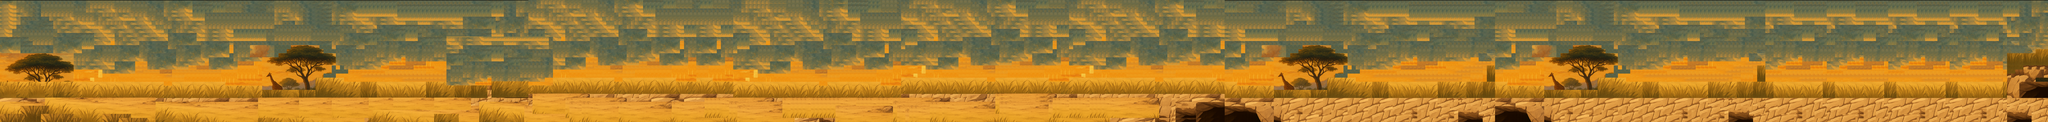

Tiled map render using the project's own tile images. Description and the map definition, with tile-layer contents summarised, below:
An orthogonal 500x30 tile map with 32x32 px tiles, 1 tile layer (Calque de Tuiles 1), 2 tilesets and 7 objects (2x Phacochere, Lion, dust, Porte, sol).

<map version="1.10" tiledversion="1.11.2" orientation="orthogonal" renderorder="right-down" width="500" height="30" tilewidth="32" tileheight="32" infinite="0" nextlayerid="6" nextobjectid="37">
 <tileset firstgid="1" source="chunk_1.tsx" />
 <tileset firstgid="3901" source="herbe.tsx" />
 <layer id="1" name="Calque de Tuiles 1" width="500" height="30">
  <data>[15000 cells, 15000 non-empty, 3870 distinct tile ids]</data>
 </layer>
 <objectgroup id="2" name="Actors">
  <object id="5" name="Lion" x="5" y="435" width="315" height="175" />
  <object id="34" name="Phacochere" x="196" y="-236" width="364" height="220" />
  <object id="36" name="Phacochere" x="480" y="-252" width="364" height="220" />
  <object id="35" x="604" y="-24">
   <point />
  </object>
 </objectgroup>
 <objectgroup id="5" name="Decorations">
  <object id="14" name="Dust" type="dust" x="145" y="255" width="345" height="160" />
  <object id="22" name="Porte" x="15665" y="-1" width="329" height="960">
   <properties>
    <property name="spawPoint" type="object" value="35" />
   </properties>
  </object>
 </objectgroup>
 <objectgroup id="3" name="Obstacles">
  <object id="3" name="sol" type="sol" x="5" y="750" width="15646" height="235" />
 </objectgroup>
</map>